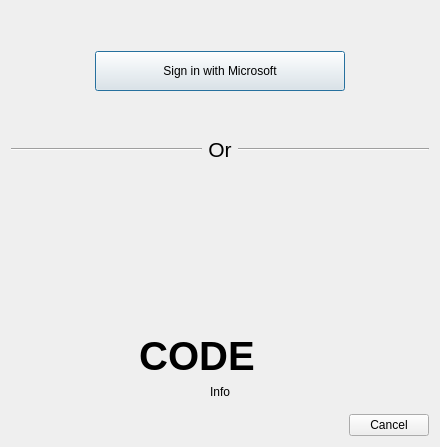
<?xml version="1.0" encoding="UTF-8"?>
<ui version="4.0">
 <class>MSALoginDialog</class>
 <widget class="QDialog" name="MSALoginDialog">
  <property name="geometry">
   <rect>
    <x>0</x>
    <y>0</y>
    <width>440</width>
    <height>447</height>
   </rect>
  </property>
  <property name="minimumSize">
   <size>
    <width>0</width>
    <height>430</height>
   </size>
  </property>
  <property name="windowTitle">
   <string>Add Microsoft Account</string>
  </property>
  <layout class="QVBoxLayout" name="verticalLayout_6">
   <item>
    <widget class="QStackedWidget" name="stackedWidget2">
     <property name="currentIndex">
      <number>1</number>
     </property>
     <widget class="QWidget" name="loadingPage2">
      <layout class="QVBoxLayout" name="verticalLayout_31">
       <item>
        <spacer name="verticalSpacer_4">
         <property name="orientation">
          <enum>Qt::Vertical</enum>
         </property>
         <property name="sizeHint" stdset="0">
          <size>
           <width>20</width>
           <height>40</height>
          </size>
         </property>
        </spacer>
       </item>
       <item>
        <widget class="QLabel" name="loadingLabel2">
         <property name="font">
          <font>
           <pointsize>16</pointsize>
           <weight>75</weight>
           <bold>true</bold>
          </font>
         </property>
         <property name="text">
          <string>Please wait...</string>
         </property>
         <property name="alignment">
          <set>Qt::AlignCenter</set>
         </property>
         <property name="wordWrap">
          <bool>true</bool>
         </property>
        </widget>
       </item>
       <item>
        <widget class="QLabel" name="status2">
         <property name="text">
          <string>Status</string>
         </property>
         <property name="alignment">
          <set>Qt::AlignCenter</set>
         </property>
         <property name="wordWrap">
          <bool>true</bool>
         </property>
        </widget>
       </item>
       <item>
        <spacer name="verticalSpacer_31">
         <property name="orientation">
          <enum>Qt::Vertical</enum>
         </property>
         <property name="sizeHint" stdset="0">
          <size>
           <width>20</width>
           <height>40</height>
          </size>
         </property>
        </spacer>
       </item>
      </layout>
     </widget>
     <widget class="QWidget" name="mpPage1">
      <layout class="QVBoxLayout" name="verticalLayout_21" stretch="0">
       <item>
        <layout class="QHBoxLayout" name="horizontalLayout_7">
         <item>
          <spacer name="horizontalSpacer_5">
           <property name="orientation">
            <enum>Qt::Horizontal</enum>
           </property>
           <property name="sizeHint" stdset="0">
            <size>
             <width>40</width>
             <height>20</height>
            </size>
           </property>
          </spacer>
         </item>
         <item>
          <widget class="QPushButton" name="loginButton">
           <property name="minimumSize">
            <size>
             <width>250</width>
             <height>40</height>
            </size>
           </property>
           <property name="text">
            <string>Sign in with Microsoft</string>
           </property>
           <property name="default">
            <bool>true</bool>
           </property>
          </widget>
         </item>
         <item>
          <spacer name="horizontalSpacer_6">
           <property name="orientation">
            <enum>Qt::Horizontal</enum>
           </property>
           <property name="sizeHint" stdset="0">
            <size>
             <width>40</width>
             <height>20</height>
            </size>
           </property>
          </spacer>
         </item>
        </layout>
       </item>
      </layout>
     </widget>
    </widget>
   </item>
   <item>
    <layout class="QHBoxLayout" name="horizontalLayout_5">
     <item>
      <widget class="Line" name="line_3">
       <property name="sizePolicy">
        <sizepolicy hsizetype="Expanding" vsizetype="Fixed">
         <horstretch>0</horstretch>
         <verstretch>0</verstretch>
        </sizepolicy>
       </property>
       <property name="orientation">
        <enum>Qt::Horizontal</enum>
       </property>
      </widget>
     </item>
     <item>
      <widget class="QLabel" name="orLabel">
       <property name="font">
        <font>
         <pointsize>16</pointsize>
        </font>
       </property>
       <property name="text">
        <string>Or</string>
       </property>
       <property name="alignment">
        <set>Qt::AlignCenter</set>
       </property>
      </widget>
     </item>
     <item>
      <widget class="Line" name="line_4">
       <property name="sizePolicy">
        <sizepolicy hsizetype="Expanding" vsizetype="Fixed">
         <horstretch>0</horstretch>
         <verstretch>0</verstretch>
        </sizepolicy>
       </property>
       <property name="orientation">
        <enum>Qt::Horizontal</enum>
       </property>
      </widget>
     </item>
    </layout>
   </item>
   <item>
    <widget class="QStackedWidget" name="stackedWidget">
     <property name="currentIndex">
      <number>1</number>
     </property>
     <widget class="QWidget" name="loadingPage">
      <layout class="QVBoxLayout" name="verticalLayout_3">
       <item>
        <spacer name="verticalSpacer_41">
         <property name="orientation">
          <enum>Qt::Vertical</enum>
         </property>
         <property name="sizeHint" stdset="0">
          <size>
           <width>20</width>
           <height>40</height>
          </size>
         </property>
        </spacer>
       </item>
       <item>
        <widget class="QLabel" name="loadingLabel">
         <property name="font">
          <font>
           <pointsize>16</pointsize>
           <weight>75</weight>
           <bold>true</bold>
          </font>
         </property>
         <property name="text">
          <string>Please wait...</string>
         </property>
         <property name="alignment">
          <set>Qt::AlignCenter</set>
         </property>
         <property name="wordWrap">
          <bool>true</bool>
         </property>
        </widget>
       </item>
       <item>
        <widget class="QLabel" name="status">
         <property name="text">
          <string>Status</string>
         </property>
         <property name="alignment">
          <set>Qt::AlignCenter</set>
         </property>
         <property name="wordWrap">
          <bool>true</bool>
         </property>
        </widget>
       </item>
       <item>
        <spacer name="verticalSpacer_3">
         <property name="orientation">
          <enum>Qt::Vertical</enum>
         </property>
         <property name="sizeHint" stdset="0">
          <size>
           <width>20</width>
           <height>40</height>
          </size>
         </property>
        </spacer>
       </item>
      </layout>
     </widget>
     <widget class="QWidget" name="mpPage">
      <layout class="QVBoxLayout" name="verticalLayout_2" stretch="0,0,0">
       <item>
        <layout class="QHBoxLayout" name="horizontalLayout">
         <item>
          <spacer name="horizontalSpacer">
           <property name="orientation">
            <enum>Qt::Horizontal</enum>
           </property>
           <property name="sizeHint" stdset="0">
            <size>
             <width>40</width>
             <height>20</height>
            </size>
           </property>
          </spacer>
         </item>
         <item>
          <widget class="QLabel" name="qr">
           <property name="sizePolicy">
            <sizepolicy hsizetype="Fixed" vsizetype="Fixed">
             <horstretch>0</horstretch>
             <verstretch>0</verstretch>
            </sizepolicy>
           </property>
           <property name="minimumSize">
            <size>
             <width>150</width>
             <height>150</height>
            </size>
           </property>
           <property name="maximumSize">
            <size>
             <width>150</width>
             <height>150</height>
            </size>
           </property>
           <property name="text">
            <string/>
           </property>
           <property name="scaledContents">
            <bool>true</bool>
           </property>
           <property name="alignment">
            <set>Qt::AlignCenter</set>
           </property>
          </widget>
         </item>
         <item>
          <spacer name="horizontalSpacer_2">
           <property name="orientation">
            <enum>Qt::Horizontal</enum>
           </property>
           <property name="sizeHint" stdset="0">
            <size>
             <width>40</width>
             <height>20</height>
            </size>
           </property>
          </spacer>
         </item>
        </layout>
       </item>
       <item>
        <layout class="QHBoxLayout" name="horizontalLayout_2">
         <item>
          <spacer name="horizontalSpacer_3">
           <property name="orientation">
            <enum>Qt::Horizontal</enum>
           </property>
           <property name="sizeHint" stdset="0">
            <size>
             <width>40</width>
             <height>20</height>
            </size>
           </property>
          </spacer>
         </item>
         <item>
          <widget class="QLabel" name="code">
           <property name="font">
            <font>
             <pointsize>30</pointsize>
             <weight>75</weight>
             <bold>true</bold>
            </font>
           </property>
           <property name="cursor">
            <cursorShape>IBeamCursor</cursorShape>
           </property>
           <property name="text">
            <string>CODE</string>
           </property>
           <property name="alignment">
            <set>Qt::AlignCenter</set>
           </property>
           <property name="textInteractionFlags">
            <set>Qt::TextBrowserInteraction</set>
           </property>
          </widget>
         </item>
         <item>
          <widget class="QPushButton" name="copyCode">
           <property name="toolTip">
            <string>Copy code to clipboard</string>
           </property>
           <property name="text">
            <string/>
           </property>
           <property name="icon">
            <iconset theme="copy">
             <normaloff>.</normaloff>.</iconset>
           </property>
           <property name="iconSize">
            <size>
             <width>22</width>
             <height>22</height>
            </size>
           </property>
           <property name="flat">
            <bool>true</bool>
           </property>
          </widget>
         </item>
         <item>
          <spacer name="horizontalSpacer_4">
           <property name="orientation">
            <enum>Qt::Horizontal</enum>
           </property>
           <property name="sizeHint" stdset="0">
            <size>
             <width>40</width>
             <height>20</height>
            </size>
           </property>
          </spacer>
         </item>
        </layout>
       </item>
       <item>
        <widget class="QLabel" name="qrMessage">
         <property name="text">
          <string>Info</string>
         </property>
         <property name="alignment">
          <set>Qt::AlignCenter</set>
         </property>
         <property name="wordWrap">
          <bool>true</bool>
         </property>
         <property name="openExternalLinks">
          <bool>true</bool>
         </property>
         <property name="textInteractionFlags">
          <set>Qt::TextBrowserInteraction</set>
         </property>
        </widget>
       </item>
      </layout>
     </widget>
    </widget>
   </item>
   <item>
    <widget class="QDialogButtonBox" name="buttonBox">
     <property name="standardButtons">
      <set>QDialogButtonBox::Cancel</set>
     </property>
    </widget>
   </item>
  </layout>
 </widget>
 <resources/>
 <connections/>
</ui>
